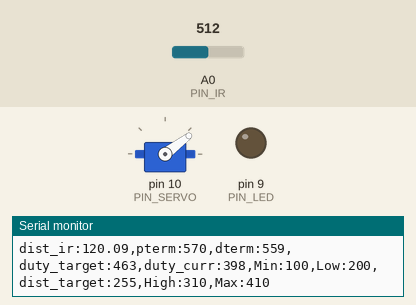
Bench run of a sketch on a simulated Arduino Uno, built with avr-gcc and run on an emulated ATmega328P. On the bench: servo, output pins drawn as LEDs (lit = HIGH), the last lines printed to the serial monitor. The test bench sets the inputs (shaded band); at power-on: A0 (PIN_IR) = 512.

Above: at 1.2 s.
1.3 s: A0 (PIN_IR) set to 716
At 1.45 s:
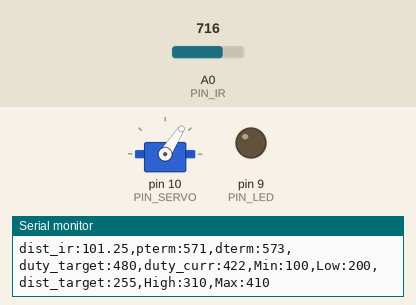
3.7 s: A0 (PIN_IR) set to 910
At 5.0 s:
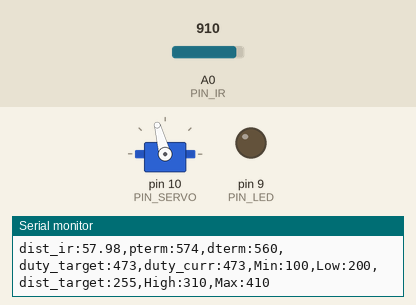
6.7 s: A0 (PIN_IR) set to 122
At 7.15 s:
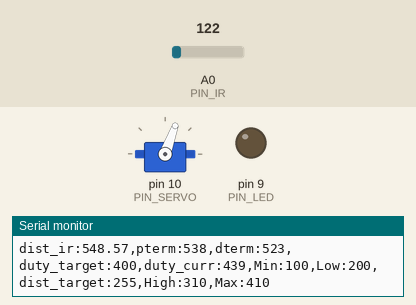
Timing chart, 0 to 9.7 s (numbered marks = the images above; inputs shaded):
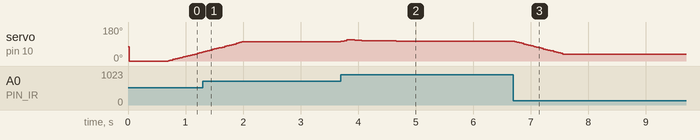

The sketch:

26P14_20203028.ino
```cpp
#include <Servo.h>

/////////////////////////////
// Configurable parameters //
/////////////////////////////

// Arduino pin assignment
#define PIN_LED 9
#define PIN_SERVO 10                    //[3030]SERVO를 10번 핀에 연결
#define PIN_IR A0     //[3037]적외선 센서를 A0에 연결

// Framework setting
#define _DIST_TARGET 255            // [3040] 레일플레이트의 중간지점(목표지점=25.5cm)
#define _DIST_MIN 100                    //[3035] 측정 최소 거리
#define _DIST_MAX 450   //[3036] 측정 가능한 최대 거리

// Distance sensor
#define _DIST_ALPHA 0.1   //[3023] EMA 가중치

// Servo range
#define _DUTY_MIN 900                 //[3028] 서보 각도 최소값
#define _DUTY_NEU 1335    //[3038] 레일 수평 서보 펄스폭
#define _DUTY_MAX 1700    //[3031] 서보 최대값

// Servo speed control
#define _SERVO_ANGLE 30   //[3030] servo angle limit 실제 서보의 동작크기
          //[3023] 서보모터의 작동 범위(단위 : degree)
#define _SERVO_SPEED 35            // [3040] 서보의 각속도(초당 각도 변화량)

// Event periods
#define _INTERVAL_DIST 20   //[3039]적외선 센서 측정 간격
#define _INTERVAL_SERVO 20         //[3046]서보갱신간격
#define _INTERVAL_SERIAL 100       //[3030]시리얼 플로터 갱신간격

// PID parameters
#define _KP 1.5     //[3039] 비례 제어의 상수 값
#define _KD 110


// Servo instance     //[3046]서보간격
Servo myservo;
// Distance sensor
float dist_target; // location to send the ball
float dist_raw, dist_ema;     //[3034]적외선센서로 측정한 거리값과 ema필터를 적용한 거리값
float dist_min,dist_max;
// Event periods
unsigned long last_sampling_time_dist, last_sampling_time_servo, last_sampling_time_serial;   //[3039] interval간격으로 동작 시행을 위한 정수 값
bool event_dist, event_servo, event_serial; //[3023] 적외선센서의 거리측정, 서보모터, 시리얼의 이벤트 발생 여부

// Servo speed control
int duty_chg_per_interval;  //[3039] interval 당 servo의 돌아가는 최대 정도
int duty_target, duty_curr;      //[3030]servo 목표 위치, servo 현재 위치
int duty_neutral = 1320;

int a=75,b=360;
// PID variables
float error_curr, error_prev, control, pterm, dterm, iterm;


void setup() {
// initialize GPIO pins for LED and attach servo
pinMode(PIN_LED,OUTPUT);           //[3030]LED를 연결[3027]
myservo.attach(PIN_SERVO);  //[3039]servo를 연결

// initialize global variables
dist_min = _DIST_MIN; //[3030] 측정값의 최소값
dist_max= _DIST_MAX; //[3032] 측정값의 최대값
dist_target = _DIST_TARGET; //[3023] 목표 거리 위치

// move servo to neutral position
myservo.writeMicroseconds(duty_neutral);//[3030]서보를 레일이 수평이 되는 값으로 초기화

// initialize serial port
Serial.begin(57600);  //[3039] 시리얼 모니터 속도 지정

// convert angle speed into duty change per interval.
  duty_chg_per_interval =(float)(_DUTY_MAX - _DUTY_MIN) * (_SERVO_SPEED / _SERVO_ANGLE) * (_INTERVAL_SERVO / 1000.0);
  error_prev = 0;
}


void loop()
{
  unsigned long time_curr = millis();
  if(time_curr >= last_sampling_time_dist + _INTERVAL_DIST)
  {
    last_sampling_time_dist += _INTERVAL_DIST;
    event_dist = true;
  }
  if(time_curr >= last_sampling_time_servo + _INTERVAL_SERVO)
  {
    last_sampling_time_servo += _INTERVAL_SERVO;
    event_servo = true;
  }
  if(time_curr >= last_sampling_time_serial + _INTERVAL_SERIAL)
  {
    last_sampling_time_serial += _INTERVAL_SERIAL;
    event_serial = true;
  }
  if(event_dist)
  {
    event_dist = false;
    dist_ema = ir_distance_filtered();
    error_curr = dist_target - dist_ema;
    pterm =  _KP*error_curr;
    dterm = _KD*(error_curr - error_prev);
    control = dterm + pterm;
    duty_target = _DUTY_NEU + control;
    if (duty_target > _DUTY_MAX)
    {
      duty_target = _DUTY_MAX;
    }
    else if (duty_target < _DUTY_MIN)
    {
      duty_target = _DUTY_MIN;
    }
    error_prev = error_curr;
  }
  if(event_servo)
  {
    event_servo = false;
    if(duty_target > duty_curr)
    {
      duty_curr += duty_chg_per_interval;
      if(duty_curr > duty_target)
      {
        duty_curr = duty_target;
      }
    }
    else
    {
      duty_curr -= duty_chg_per_interval;
      if(duty_curr < duty_target)
      {
        duty_curr = duty_target;
      }
    }
    myservo.writeMicroseconds(duty_curr);//[3034]
  }
  if(event_serial)
  {
    event_serial = false;               // [3030]
    Serial.print("dist_ir:");
    Serial.print(dist_ema);
    Serial.print(",pterm:");
    Serial.print(map(pterm,-1000,1000,510,610));
    Serial.print(",dterm:");
    Serial.print(map(dterm,-1000,1000,510,610));
    Serial.print(",duty_target:");
    Serial.print(map(duty_target,1000,2000,410,510));
    Serial.print(",duty_curr:");
    Serial.print(map(duty_curr,1000,2000,410,510));
    Serial.println(",Min:100,Low:200,dist_target:255,High:310,Max:410");
  }
}

float ir_distance(void){ // return value unit: mm
  float val; //[3031]
  float volt = float(analogRead(PIN_IR));
  val = ((6762.0/(volt-9.0))-4.0) * 10.0;
  float dist_cali = 100 + 300.0 / (b - a) * (val - a);
  dist_ema = (_DIST_ALPHA * dist_cali) + (1 - _DIST_ALPHA) * dist_ema;
  return dist_ema;
}

float ir_distance_filtered(void){ // return value unit: mm
  return ir_distance(); // for now, just use ir_distance() without noise filter.
}
```

Measured:
- after the input at 3.7 s, servo on pin 10 (PIN_SERVO): rises from 102° to 112° in 0.10 s, then falls to 105° in 0.86 s
- after the input at 6.7 s, servo on pin 10 (PIN_SERVO): moves from 105° to 35° over 0.88 s, starting at once
- by itself, servo on pin 10 (PIN_SERVO): rises from 47° to 103° in 0.71 s, then falls to 102° in 0.22 s
